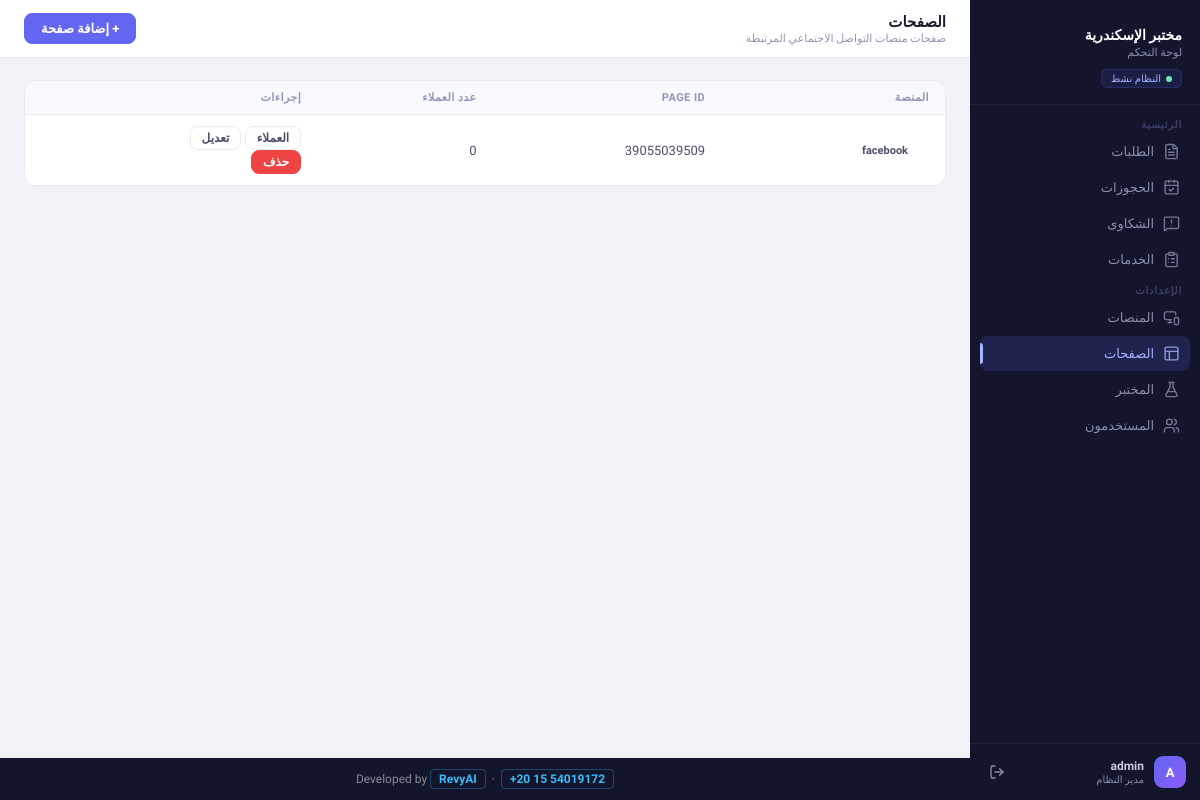
/pages (signed in), run on an earlier commit of the app's database.
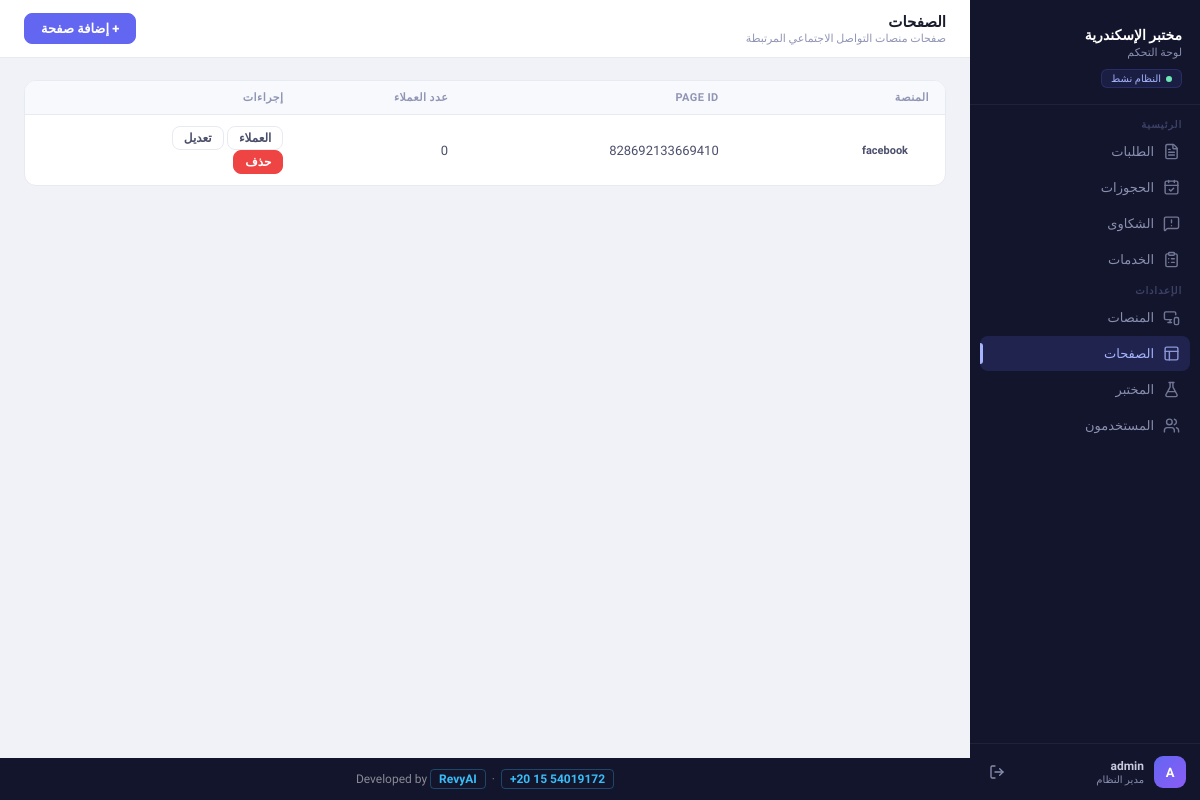
And on a later commit of the database.
### models/models.py (models this page shows)
class Page(db.Model):
    __tablename__ = 'pages'
    __table_args__ = (
        PrimaryKeyConstraint('platform_id', 'page_id'),
    )
    laboratory_id = db.Column(db.Integer, db.ForeignKey('laboratory.id'), nullable=False)
    platform_id = db.Column(db.Integer, db.ForeignKey('platforms.id'), nullable=False)
    page_id = db.Column(db.String(100), nullable=False)
    token = db.Column(db.String(200), nullable=False)
    clients = db.relationship('Client', backref='page', lazy=True)

class Platform(db.Model):
    __tablename__ = 'platforms'
    id   = db.Column(db.Integer, primary_key=True)
    name = db.Column(db.String(100), nullable=False)
    pages = db.relationship('Page', backref='platform', lazy=True)

### app.py (the view)
@app.route('/pages')
@login_required
def list_pages():
    pages, msg = PageService.get_all_pages()
    return render_template('pages/list.html', pages=pages)

### app.py (called while the page is built)
@login_manager.user_loader
def load_user(user_id):
    return db.session.get(User, int(user_id))

@app.context_processor
def inject_globals():
    from models.models import Inquiry, Status
    try:
        pending_count = Inquiry.query.filter_by(status=Status.PENDING).count()
    except Exception:
        pending_count = 0
    return dict(pending_inquiries_count=pending_count)

### software_services/page_services.py (called while the page is built)
    @staticmethod
    def get_all_pages():
        pages = Page.query.options(joinedload(Page.platform), joinedload(Page.clients)).all()
        return pages, "تم العثور على الصفحات"

### templates/pages/list.html (shortened to what this page needs)
{% extends 'base.html' %}
{% block topbar_title %}الصفحات{% endblock %}
{% block topbar_sub %}صفحات منصات التواصل الاجتماعي المرتبطة{% endblock %}
{% block topbar_actions %}
  <a href="{{ url_for('create_page') }}" class="btn btn-primary">+ إضافة صفحة</a>
{% endblock %}
{% block content %}
<div class="card">
  <div class="table-wrapper">
    <table class="table">
      <thead>
        <tr>
          <th>المنصة</th>
          <th>Page ID</th>
          <th>عدد العملاء</th>
          <th>إجراءات</th>
        </tr>
      </thead>
      <tbody>
        {% for page in pages %}
        <tr>
          <td>
            <span class="pill pill-platform">{{ page.platform.name if page.platform else page.platform_id }}</span>
          </td>
          <td>{{ page.page_id }}</td>
          <td>{{ page.clients|length }}</td>
          <td class="actions-cell">
            <a href="{{ url_for('list_clients', platform_id=page.platform_id, page_id=page.page_id) }}" class="btn btn-ghost btn-sm">العملاء</a>
            <a href="{{ url_for('edit_page', platform_id=page.platform_id, page_id=page.page_id) }}" class="btn btn-ghost btn-sm">تعديل</a>
            <form action="{{ url_for('delete_page', platform_id=page.platform_id, page_id=page.page_id) }}" method="POST" class="inline-form" onsubmit="return confirm('هل أنت متأكد من حذف هذه الصفحة؟');">
              <button type="submit" class="btn btn-danger btn-sm">حذف</button>
            </form>
          </td>
        </tr>
        {% else %}
        <tr>
          <td colspan="4" class="empty-row">لا توجد صفحات مضافة حتى الآن</td>
        </tr>
        {% endfor %}
      </tbody>
    </table>
  </div>
</div>
{% endblock %}

What changed in the data, as far as the page shows it:
changed Page "facebook": page_id "39055039509" → "828692133669410"
